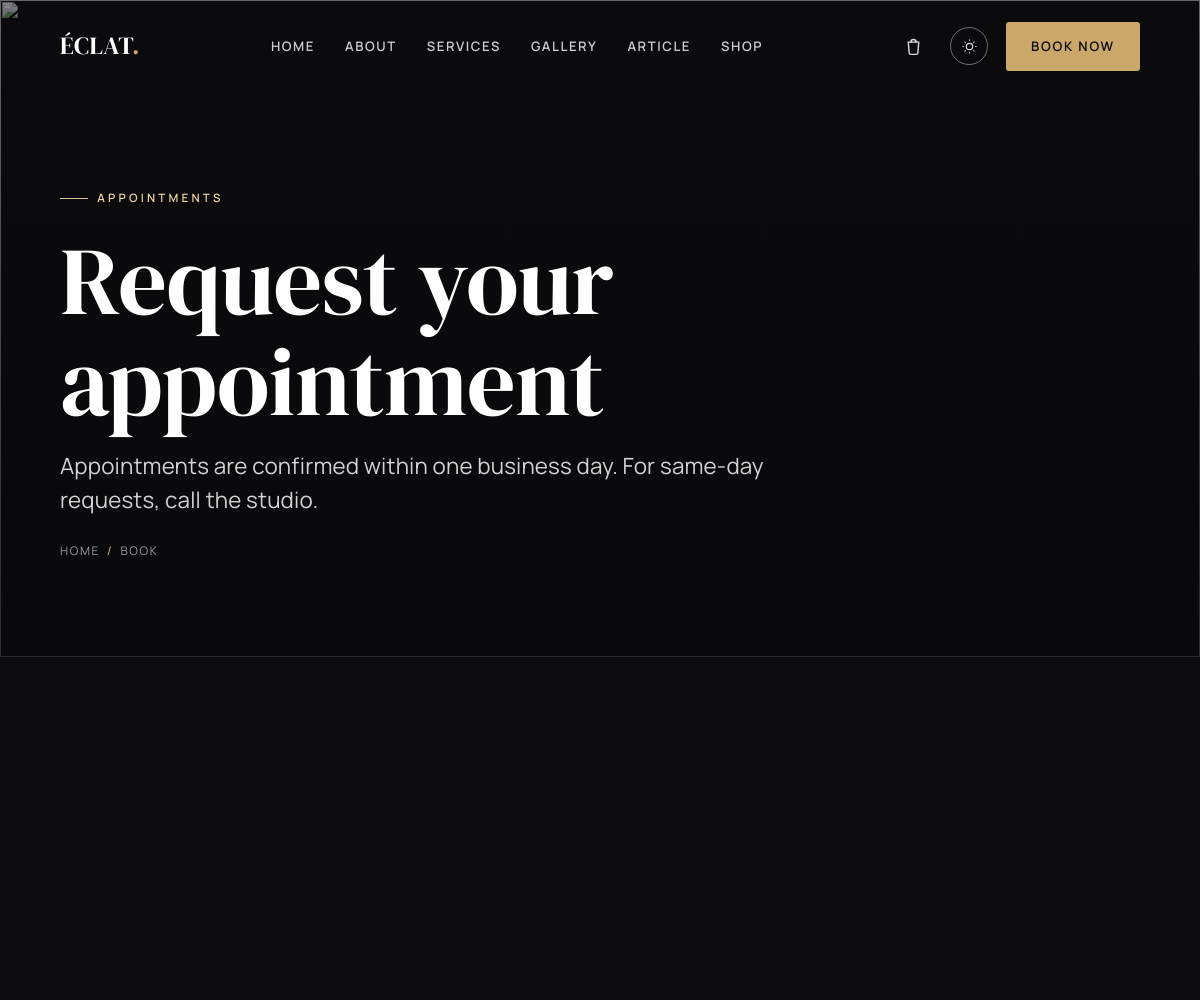
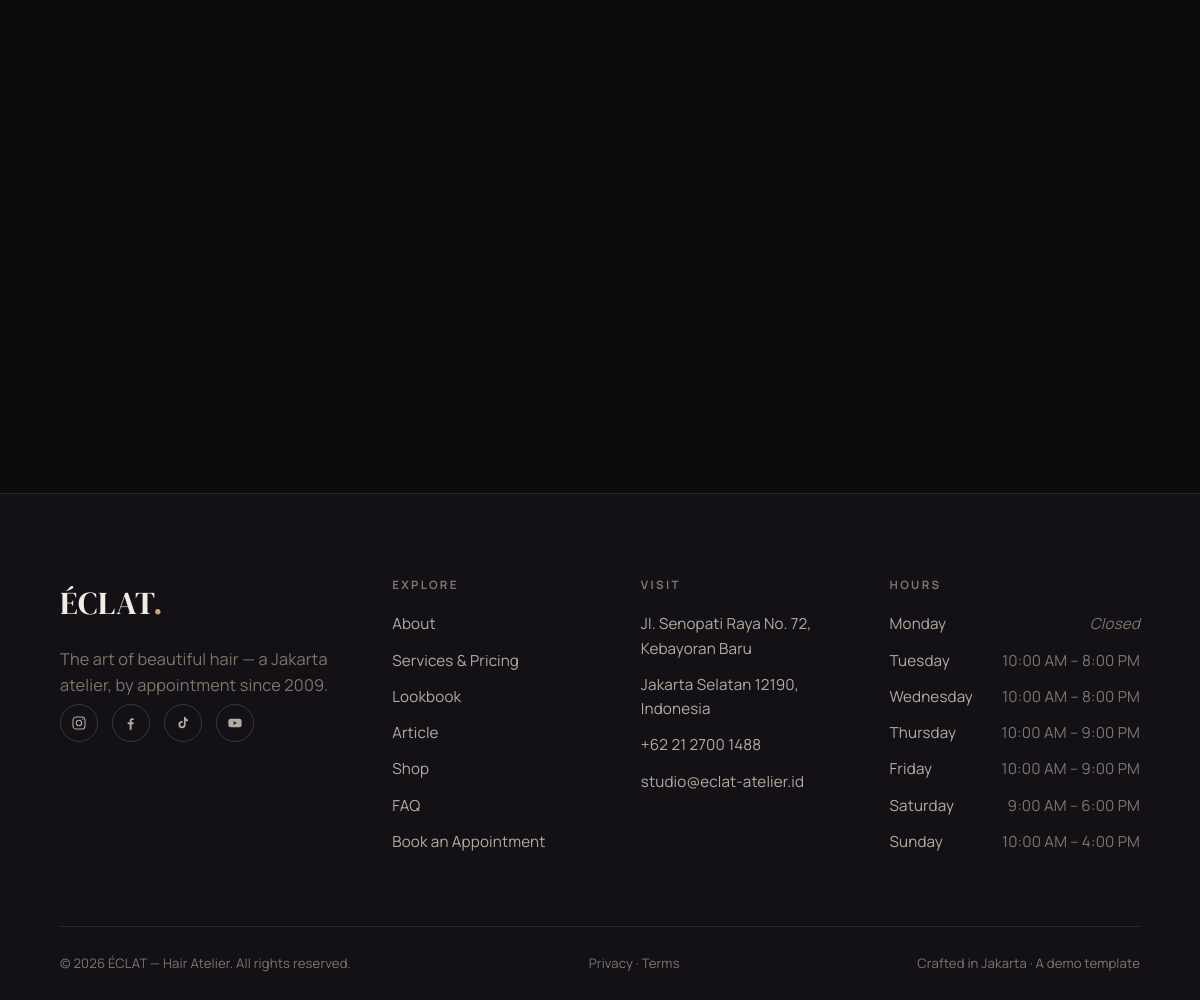
Screenshot of /book with the database file from the repository (2 pictures, top to bottom).
### tables this page shows
CREATE TABLE opening_hours (
    id         INT AUTO_INCREMENT PRIMARY KEY,
    day_order  TINYINT      NOT NULL,
    day_name   VARCHAR(12)  NOT NULL,
    open_time  TIME         NULL,
    close_time TIME         NULL,
    is_closed  TINYINT(1)   NOT NULL DEFAULT 0
);

### app/controllers/book.php (called while the page is built, shortened)
<?php
$errors  = [];
$services = get_services();
$old = ['name' => '', 'email' => '', 'phone' => '', 'service_id' => '', 'preferred_date' => '', 'message' => ''];
render('book', [
    'title'    => 'Book an Appointment — ' . get_setting('site_name_full'),
    'meta'     => 'Request an appointment at ' . get_setting('site_name') . '.',
    'active'   => '',
    'css'      => ['book'],
    'js'       => ['pages/book'],
    'services' => $services,
    'hours'    => get_opening_hours(),
    'errors'   => $errors,
    'old'      => $old,
]);

### public/index.php (called while the page is built, shortened)
<?php
$routes = require APP_PATH . '/routes.php';
$uri  = parse_url($_SERVER['REQUEST_URI'] ?? '/', PHP_URL_PATH) ?? '/';
if (BASE_URL !== '') {
    if ($uri === BASE_URL) {
        $uri = '/';
    } elseif (str_starts_with($uri, BASE_URL . '/')) {
        $uri = substr($uri, strlen(BASE_URL));
    }
}
$path = '/' . trim($uri, '/');
$controller = $routes[$path] ?? null;
if ($controller === null) {
    http_response_code(404);
    $controller_file = APP_PATH . '/controllers/not_found.php';
} else {
    $controller_file = APP_PATH . '/controllers/' . $controller . '.php';
}
require $controller_file;

### app/models/settings.php (called while the page is built, shortened)
<?php
function get_setting(string $key, string $default = ''): string {
    static $cache = null;
    if ($cache === null) {
        $cache = [];
        foreach (q('SELECT skey, svalue FROM settings') as $r) {
            $cache[$r['skey']] = $r['svalue'];
        }
    }
    return $cache[$key] ?? $default;
}

### app/database.php (called while the page is built, shortened)
<?php
function db(): PDO {
    static $pdo = null;
    if ($pdo instanceof PDO) {
        return $pdo;
    }
    $opts = [
        PDO::ATTR_ERRMODE            => PDO::ERRMODE_EXCEPTION,
        PDO::ATTR_DEFAULT_FETCH_MODE => PDO::FETCH_ASSOC,
        PDO::ATTR_EMULATE_PREPARES   => false,
    ];
    try {
        if (DB_DRIVER === 'sqlite') {
            $pdo = new PDO('sqlite:' . DB_SQLITE_PATH, null, null, $opts);
            $pdo->exec('PRAGMA foreign_keys = ON');
        } else {
            $dsn = sprintf('mysql:host=%s;port=%s;dbname=%s;charset=utf8mb4',
                DB_HOST, DB_PORT, DB_NAME);
            $pdo = new PDO($dsn, DB_USER, DB_PASS, $opts);
        }
    } catch (PDOException $ex) {
        http_response_code(500);
        exit(APP_DEBUG
            ? 'Database connection failed: ' . $ex->getMessage()
            : 'The site is temporarily unavailable. Please try again shortly.');
    }
    return $pdo;
}
function q(string $sql, array $params = []): array {
    $stmt = db()->prepare($sql);
    $stmt->execute($params);
    return $stmt->fetchAll();
}

### app/models/hours.php (called while the page is built, shortened)
<?php
function get_opening_hours(): array {
    return q('SELECT day_name, open_time, close_time, is_closed
              FROM opening_hours ORDER BY day_order ASC');
}

### app/views/pages/book.php (the view, shortened to what this page needs)
<section class="page-hero">
    <div class="page-hero-bg"><img src="<?= e(url('assets/img/hero/book-hero.jpg')) ?>" alt="" aria-hidden="true"></div>
    <div class="container">
        <span class="eyebrow">Appointments</span>
        <h1>Request your appointment</h1>
        <p class="lede"><?= e(get_setting('booking_note')) ?></p>
        <div class="breadcrumb"><a href="<?= e(url('')) ?>">Home</a><span class="sep">/</span>Book</div>
    </div>
</section>
<section class="section">
    <div class="container book-grid">
    </div>
</section>

### app/views/partials/footer.php
<?php
$hours   = get_opening_hours();
$ig = get_setting('instagram'); $fb = get_setting('facebook');
$tt = get_setting('tiktok');    $yt = get_setting('youtube');
?>
<footer class="site-footer">
    <div class="container">
        <div class="footer-top">
            <div class="footer-brand">
                <div class="brand"><?= e(get_setting('site_name')) ?><span class="dot">.</span></div>
                <p><?= e(get_setting('tagline')) ?> — a Jakarta atelier, by appointment since <?= e(get_setting('founded_year')) ?>.</p>
                <div class="socials">
                    <a href="<?= e($ig) ?>" aria-label="Instagram"><svg viewBox="0 0 24 24" fill="none" stroke="currentColor" stroke-width="1.6"><rect x="3" y="3" width="18" height="18" rx="5"/><circle cx="12" cy="12" r="4"/><circle cx="17.5" cy="6.5" r="1" fill="currentColor" stroke="none"/></svg></a>
                    <a href="<?= e($fb) ?>" aria-label="Facebook"><svg viewBox="0 0 24 24" fill="currentColor"><path d="M13 22v-8h2.7l.4-3H13V9c0-.9.3-1.5 1.6-1.5H16V4.9c-.3 0-1.2-.1-2.3-.1-2.3 0-3.7 1.4-3.7 3.9V11H7v3h3v8z"/></svg></a>
                    <a href="<?= e($tt) ?>" aria-label="TikTok"><svg viewBox="0 0 24 24" fill="currentColor"><path d="M16 3c.3 2 1.6 3.6 3.6 3.9v2.6c-1.3.1-2.6-.3-3.6-1v5.9a5.4 5.4 0 1 1-5.4-5.4c.3 0 .6 0 .9.1v2.7a2.7 2.7 0 1 0 1.9 2.6V3z"/></svg></a>
                    <a href="<?= e($yt) ?>" aria-label="YouTube"><svg viewBox="0 0 24 24" fill="currentColor"><path d="M22 12s0-3-.4-4.4a2.3 2.3 0 0 0-1.6-1.6C18.5 5.6 12 5.6 12 5.6s-6.5 0-8 .4A2.3 2.3 0 0 0 2.4 7.6C2 9 2 12 2 12s0 3 .4 4.4a2.3 2.3 0 0 0 1.6 1.6c1.5.4 8 .4 8 .4s6.5 0 8-.4a2.3 2.3 0 0 0 1.6-1.6C22 15 22 12 22 12zm-12 2.8V9.2l4.8 2.8z"/></svg></a>
                </div>
            </div>
            <div class="footer-col">
                <h4>Explore</h4>
                <ul>
                    <li><a href="<?= e(url('about')) ?>">About</a></li>
                    <li><a href="<?= e(url('services')) ?>">Services &amp; Pricing</a></li>
                    <li><a href="<?= e(url('gallery')) ?>">Lookbook</a></li>
                    <li><a href="<?= e(url('blog')) ?>">Article</a></li>
                    <li><a href="<?= e(url('shop')) ?>">Shop</a></li>
                    <li><a href="<?= e(url('faq')) ?>">FAQ</a></li>
                    <li><a href="<?= e(url('book')) ?>">Book an Appointment</a></li>
                </ul>
            </div>
            <div class="footer-col">
                <h4>Visit</h4>
                <ul>
                    <li><?= e(get_setting('address_line1')) ?></li>
                    <li><?= e(get_setting('address_line2')) ?></li>
                    <li><a href="tel:<?= e(preg_replace('/[^0-9+]/', '', get_setting('phone'))) ?>"><?= e(get_setting('phone')) ?></a></li>
                    <li><a href="mailto:<?= e(get_setting('email')) ?>"><?= e(get_setting('email')) ?></a></li>
                </ul>
            </div>
            <div class="footer-col">
                <h4>Hours</h4>
                <ul>
                    <?php foreach ($hours as $h): ?>
                        <li class="hours-row<?= $h['is_closed'] ? ' closed' : '' ?>">
                            <span class="d"><?= e($h['day_name']) ?></span>
                            <span class="t"><?= $h['is_closed'] ? 'Closed' : e(fmt_time($h['open_time']) . ' – ' . fmt_time($h['close_time'])) ?></span>
                        </li>
                    <?php endforeach; ?>
                </ul>
            </div>
        </div>
        <div class="footer-bottom">
            <span>© <?= date('Y') ?> <?= e(get_setting('site_name_full')) ?>. All rights reserved.</span>
            <span class="footer-legal">
                <a href="<?= e(url('privacy')) ?>">Privacy</a> · <a href="<?= e(url('terms')) ?>">Terms</a>
            </span>
            <span>Crafted in Jakarta · A demo template</span>
        </div>
    </div>
</footer>

### public/assets/css/base/tokens.css (style rules this page uses)
:root { --font-display: "DM Serif Display", Georgia, "Times New Roman", serif; --font-body: "Manrope", system-ui, -apple-system, Segoe UI, Roboto, sans-serif; --fs-eyebrow: 0.72rem; --fs-body: 1.02rem; --fs-lead: clamp(1.12rem, 0.6rem + 1.1vw, 1.4rem); --h4: clamp(1.05rem, 0.9rem + 0.6vw, 1.3rem); --h3: clamp(1.4rem, 1rem + 1.4vw, 2rem); --h2: clamp(2.05rem, 1.2rem + 3.4vw, 3.4rem); --h1: clamp(2.9rem, 1.2rem + 7vw, 6rem); --container: 1220px; --container-narrow: 880px; --gutter: clamp(20px, 5vw, 64px); --section-y: clamp(60px, 6vw, 104px); --radius: 3px; --radius-lg: 6px; --ease: cubic-bezier(0.2, 0.6, 0.2, 1); --dur: 0.65s; --dur-fast: 0.28s; }
:root, [data-theme="dark"] { --bg: #0c0b0e; --bg-2: #131116; --bg-3: #1b181f; --text: #f2ede4; --text-2: #b3aca1; --text-3: #7d766c; --line: #29242f; --line-2: #3a3442; --accent: #c9a86a; --accent-2: #e2c993; --accent-ink: #0c0b0e; --overlay: linear-gradient(180deg, rgba(8,7,10,0.25) 0%, rgba(8,7,10,0.72) 100%); --shadow: 0 24px 60px -28px rgba(0,0,0,0.7); --img-filter: grayscale(0.15) contrast(1.02); }

### public/assets/css/base/typography.css (style rules this page uses)
body { font-family: var(--font-body); font-size: var(--fs-body); font-weight: 400; color: var(--text); background: var(--bg); letter-spacing: 0.01em; transition: background var(--dur-fast) var(--ease), color var(--dur-fast) var(--ease); }
h1, h2, h3, h4 { font-family: var(--font-display); font-weight: 400; line-height: 1.06; letter-spacing: -0.005em; color: var(--text); }
h1 { font-size: var(--h1); font-weight: 400; }
h4 { font-size: var(--h4); line-height: 1.2; }
p { color: var(--text-2); }
.eyebrow { font-family: var(--font-body); font-size: var(--fs-eyebrow); font-weight: 600; letter-spacing: 0.28em; text-transform: uppercase; color: var(--accent); display: inline-flex; align-items: center; gap: 0.8em; }
.eyebrow::before { content: ""; width: 28px; height: 1px; background: var(--accent); opacity: 0.7; }
.lede { font-size: var(--fs-lead); line-height: 1.5; color: var(--text-2); }

### public/assets/css/components/layout.css (style rules this page uses)
.container { width: 100%; max-width: var(--container); margin-inline: auto; padding-inline: var(--gutter); }
.section { padding-block: var(--section-y); }

### public/assets/css/components/header.css (style rules this page uses)
.brand { font-family: var(--font-display); font-size: 1.55rem; font-weight: 400; letter-spacing: 0.02em; color: var(--text); transition: color var(--dur-fast) var(--ease); }
.brand .dot { color: var(--accent); }

### public/assets/css/components/hero.css (style rules this page uses)
.page-hero { position: relative; padding-top: 180px; padding-bottom: clamp(60px, 8vw, 110px); overflow: hidden; }
.page-hero-bg { position: absolute; inset: 0; z-index: -2; }
.page-hero-bg img { width: 100%; height: 100%; object-fit: cover; filter: grayscale(0.5) brightness(0.7); }
.page-hero-bg::after { content: ""; position: absolute; inset: 0; background: var(--overlay); }
.page-hero h1 { color: #fff; max-width: 18ch; }
.page-hero .eyebrow { color: #edd6a6; margin-bottom: 22px; }
.page-hero .eyebrow::before { background: #edd6a6; opacity: 0.9; }
.page-hero .lede { color: rgba(255,255,255,0.82); max-width: 52ch; margin-top: 0.7em; }
.breadcrumb { margin-top: 26px; font-size: 0.74rem; letter-spacing: 0.14em; text-transform: uppercase; color: rgba(255,255,255,0.6); }
.breadcrumb .sep { margin-inline: 0.6em; color: var(--accent-2); }

### public/assets/css/pages/book.css (style rules this page uses)
.book-grid { display: grid; grid-template-columns: 1.4fr 1fr; gap: clamp(40px, 5vw, 80px); align-items: start; }

### rows the page displays
opening_hours: day_name "Monday", is_closed "Closed"
opening_hours: day_name "Tuesday", open_time+close_time "10:00 AM – 8:00 PM"
opening_hours: day_name "Wednesday", open_time+close_time "10:00 AM – 8:00 PM"
opening_hours: day_name "Thursday", open_time+close_time "10:00 AM – 9:00 PM"
opening_hours: day_name "Friday", open_time+close_time "10:00 AM – 9:00 PM"
opening_hours: day_name "Saturday", open_time+close_time "9:00 AM – 6:00 PM"
opening_hours: day_name "Sunday", open_time+close_time "10:00 AM – 4:00 PM"

### other values shown
get_setting('site_name') "ÉCLAT"
$label "HOME"
$label "ABOUT"
$label "SERVICES"
$label "GALLERY"
$label "ARTICLE"
$label "SHOP"
get_setting('booking_note') "Appointments are confirmed within one business day. For same-day requests, call the studio."
get_setting('tagline') "The art of beautiful hair"
get_setting('founded_year') "2009"
get_setting('address_line1') "Jl. Senopati Raya No. 72, Kebayoran Baru"
get_setting('address_line2') "Jakarta Selatan 12190, Indonesia"
get_setting('phone') "+62 21 2700 1488"
get_setting('email') "studio@eclat-atelier.id"
get_setting('site_name_full') "ÉCLAT — Hair Atelier"
